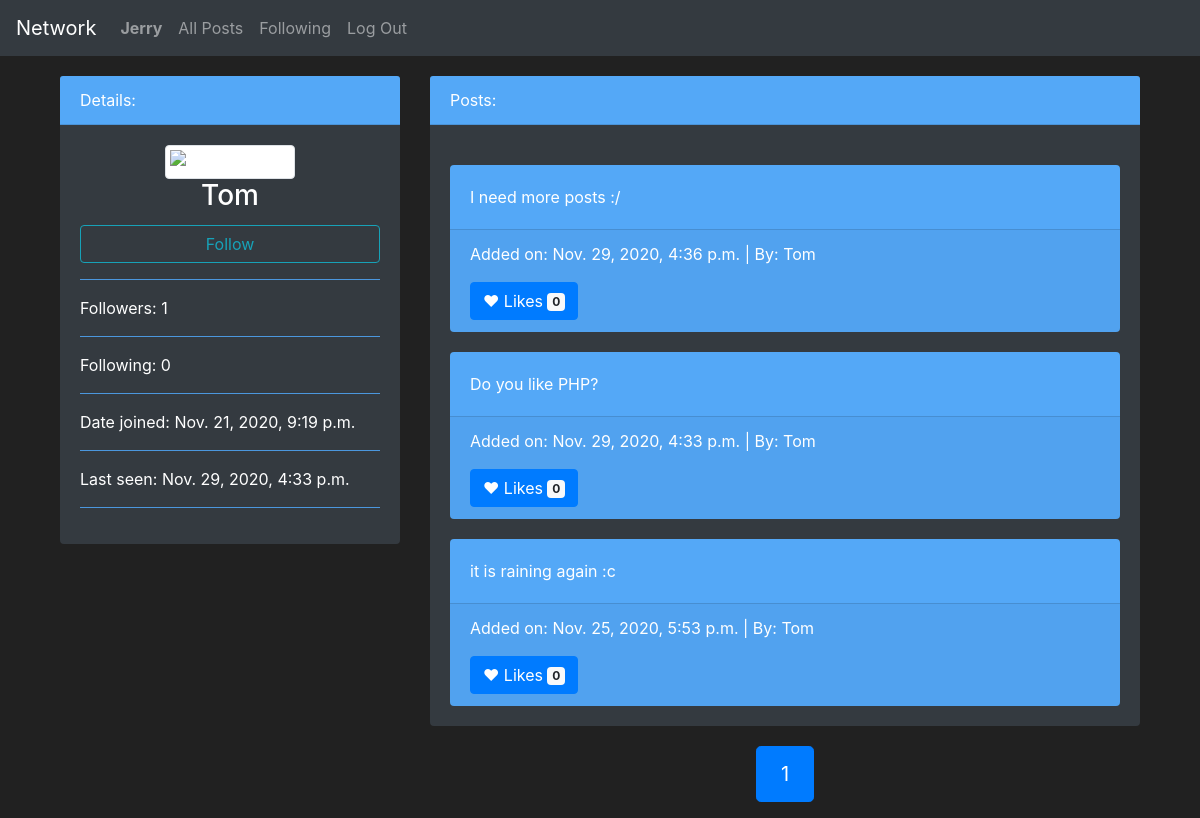
The app's page /profil/3 (signed in) with its own data.
### network/models.py (models this page shows, shortened)
class User(AbstractUser):
    followers = models.IntegerField(default=0)
    following = models.IntegerField(default=0)

class Posts(models.Model):
    post_owner = models.ForeignKey(User, on_delete=models.CASCADE, related_name="post_owner")
    post_content = models.CharField(max_length=2000)
    post_likes = models.IntegerField(default=0)
    post_date = models.DateTimeField(auto_now_add=True)

### network/views.py (the view, shortened to what this page needs)
# urls.py: path("profil/<int:userID>", views.profil, name="profil"),
def profil(request, userID):
    try:
        get_user = User.objects.get(pk=int(userID))
    except ObjectDoesNotExist:
        return HttpResponseNotFound('<h1>User not found</h1>')
    follower = User.objects.get(pk=int(request.user.id))
    follow_object = Follows.objects.filter(follower = follower).filter(target = get_user)
    if follow_object:
        is_following = True
    else:
        is_following = False
    all_posts = Posts.objects.all().filter(post_owner = get_user).order_by('-post_date')
    page = pagination(request, all_posts, 10)
    return render(request, 'network/profil.html', {
        'user_id': get_user.id,
        'user_nickname': get_user.username,
        'user_followers': get_user.followers,
        'user_following': get_user.following,
        'user_joined': get_user.date_joined,
        'user_seen': get_user.last_login,
        'user_posts': page,
        "follow_status": is_following
    })

### network/views.py (called while the page is built)
def pagination(request, data_object, results):
    paginator = Paginator(data_object, results)
    try:
        paginator_result = paginator.page(request.GET.get('page', 1))
    except EmptyPage:
        paginator_result = paginator.page(1)
    return paginator_result

### network/templates/network/profil.html (shortened to what this page needs)
{% extends "network/layout.html" %}
{% block body %}
    <section>
        <div class="container">
            <div class="row">
                <div class="col-md-4">
                    <div class="card text-white bg-dark mb-3">
                        <div class="card-header">Details:</div>
                        <div class="card-body">
                          <div class="text-center">
                            <img src="https://cdn.pixabay.com/photo/2015/10/05/22/37/blank-profile-picture-973460_960_720.png" width="200px;"class="img-thumbnail" alt="Icon of a user">
                            <h3 class="card-title">{{ user_nickname }}</h3>
                          </div>
                          {% if user_nickname != user.username %}
                            <form action="{% url 'profil' user_id %}" method="POST">
                              {% if follow_status == False %}
                                <button type="submit" name="action" value="follow" class="btn btn-outline-info btn-block">Follow</button>
                              {% else %}
                                <button type="submit" name="action" value="unfollow" class="btn btn-outline-info btn-block">Unfollow</button>
                              {% endif %}
                            </form>
                          {% endif %}
                          <hr>
                          <p class="card-text">Followers: {{ user_followers }}</p>
                          <hr>
                          <p class="card-text">Following: {{ user_following }}</p>
                          <hr>
                          <p class="card-text">Date joined: {{ user_joined }}</p>
                          <hr>
                          <p class="card-text">Last seen: {{ user_seen }}</p>
                          <hr>
                        </div>
                      </div>
                </div>
                <div class="col-md-8">
                    <div class="card text-white bg-dark mb-3">
                        <div class="card-header">Posts:</div>
                        <div class="card-body">
                           {% for post in user_posts %}
                              <div class="card bg-blue text-white">
                                <div class="card-body">
                                  <p class="card-text">{{ post.post_content }}</p>
                                </div>
                                <div class="card-footer">
                                  <p>Added on: {{ post.post_date }} | By: {{ post.post_owner }}</p>
                                  <button type="button" class="btn btn-primary">
                                    &hearts; Likes <span class="badge badge-light">{{ post.post_likes }}</span>
                                  </button>
                                </div>
                              </div>
                              {% empty %}
                              <h4>No posts to display yet.</h4>
                           {% endfor %}
                        </div>
                      </div>
                      <section style="margin-top: 20px;">
                        <nav aria-label="Posts pagination">
                          <ul class="pagination justify-content-center pagination-lg">
                            {% for page in user_posts.paginator.page_range %}
                              <li class="page-item {% if page == user_posts.number %} active {% endif %}">
                                <a class="page-link" href="{% url 'profil' user_id %}?page={{ page }}">{{ page }}</a>
                              </li>
                            {% endfor %}
                          </ul>
                        </nav>
                      </section>
                </div>
            </div>
        </div>
    </section>
{% endblock %}

### network/templates/network/layout.html (shortened to what this page needs)
{% load static %}
<!DOCTYPE html>
<html lang="en">
    <head>
        <link rel="stylesheet" href="https://stackpath.bootstrapcdn.com/bootstrap/4.4.1/css/bootstrap.min.css">
        <link href="{% static 'network/styles.css' %}" rel="stylesheet">
    </head>
    <body>
        <nav class="navbar navbar-expand-lg navbar-dark bg-dark">
            <a class="navbar-brand" href="#">Network</a>
            <div>
              <ul class="navbar-nav mr-auto">
                {% if user.is_authenticated %}
                    <li class="nav-item">
                        <a class="nav-link" href="{% url 'profil' user.id %}"><strong>{{ user.username }}</strong></a>
                    </li>
                {% endif %}
                <li class="nav-item">
                  <a class="nav-link" href="{% url 'index' %}">All Posts</a>
                </li>
                {% if user.is_authenticated %}
                    <li class="nav-item">
                        <a class="nav-link" href="{% url 'following' %}">Following</a>
                    </li>
                    <li class="nav-item">
                        <a class="nav-link" href="{% url 'logout' %}">Log Out</a>
                    </li>
                {% endif %}
              </ul>
            </div>
          </nav>
        <div class="body container">
            {% block body %}
            {% endblock %}
        </div>
    </body>
</html>

### network/static/network/styles.css (style rules this page uses)
body { background-color: #212121; color: #fff !important; }
.card { margin-top: 20px; border: none; }
.card-header, hr, .bg-blue { background-color: #54a8f7 !important; }
.page-link { color: #fff; background-color: #323232; border-color: #121212; }

### records on screen
User: username "Jerry"
User: username "Tom", date_joined "Nov. 21, 2020, 9:19 p.m.", last_login "Nov. 29, 2020, 4:33 p.m."
Posts: post_content "I need more posts :/", post_date "Nov. 29, 2020, 4:36 p.m.", post_owner "Tom", post_likes "0"
Posts: post_content "Do you like PHP?", post_date "Nov. 29, 2020, 4:33 p.m.", post_owner "Tom", post_likes "0"
Posts: post_content "it is raining again :c", post_date "Nov. 25, 2020, 5:53 p.m.", post_owner "Tom", post_likes "0"

### other values on screen
{{ user_followers }} "1"
{{ user_following }} "0"
{{ page }} "1"
